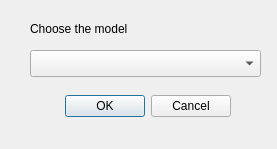
<?xml version="1.0" encoding="UTF-8"?>
<ui version="4.0">
 <class>Dialognewmodel</class>
 <widget class="QDialog" name="Dialognewmodel">
  <property name="geometry">
   <rect>
    <x>0</x>
    <y>0</y>
    <width>277</width>
    <height>149</height>
   </rect>
  </property>
  <property name="windowTitle">
   <string>Dialog</string>
  </property>
  <widget class="QDialogButtonBox" name="buttonBox">
   <property name="geometry">
    <rect>
     <x>50</x>
     <y>90</y>
     <width>181</width>
     <height>32</height>
    </rect>
   </property>
   <property name="orientation">
    <enum>Qt::Horizontal</enum>
   </property>
   <property name="standardButtons">
    <set>QDialogButtonBox::Cancel|QDialogButtonBox::Ok</set>
   </property>
  </widget>
  <widget class="QLabel" name="label">
   <property name="geometry">
    <rect>
     <x>30</x>
     <y>20</y>
     <width>131</width>
     <height>17</height>
    </rect>
   </property>
   <property name="text">
    <string>Choose the model</string>
   </property>
  </widget>
  <widget class="QComboBox" name="comboBox">
   <property name="geometry">
    <rect>
     <x>30</x>
     <y>50</y>
     <width>231</width>
     <height>27</height>
    </rect>
   </property>
  </widget>
 </widget>
 <resources/>
 <connections>
  <connection>
   <sender>buttonBox</sender>
   <signal>accepted()</signal>
   <receiver>Dialognewmodel</receiver>
   <slot>accept()</slot>
   <hints>
    <hint type="sourcelabel">
     <x>248</x>
     <y>254</y>
    </hint>
    <hint type="destinationlabel">
     <x>157</x>
     <y>274</y>
    </hint>
   </hints>
  </connection>
  <connection>
   <sender>buttonBox</sender>
   <signal>rejected()</signal>
   <receiver>Dialognewmodel</receiver>
   <slot>reject()</slot>
   <hints>
    <hint type="sourcelabel">
     <x>316</x>
     <y>260</y>
    </hint>
    <hint type="destinationlabel">
     <x>286</x>
     <y>274</y>
    </hint>
   </hints>
  </connection>
 </connections>
</ui>
